Frame 1 (no input): blank canvas, image omitted
Frame 60 (the mouse pressed at the canvas centre just before this capture): blank canvas, image omitted
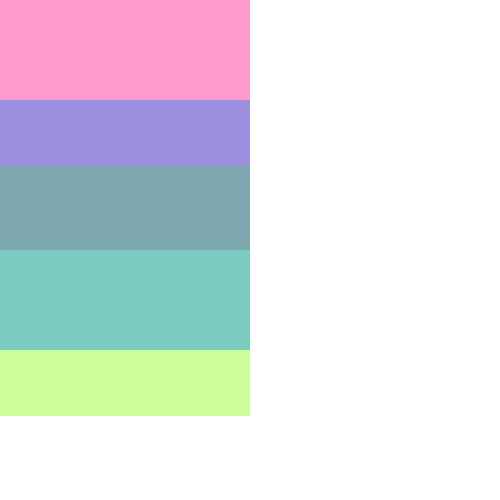
Frame 120 (the mouse held since frame 60 and released just before this capture)

The Processing sketch whose frames 1 and 60 were blank and that drew this single picture after the mouse press (run headless with seeded random() and noise(); from frame 60 on, the mouse is pressed at the canvas centre):

// Processing sketch: processing_99766
// ── processing_99766.pde

void setup(){
size(500,500);
background(255);
noStroke();
smooth();
}
 
void draw(){
background(255);
fill(255,0,mouseX/2,100);
  rect(0,0,mouseX,mouseY);
  fill(mouseX/2,255,0,100);
  rect(0,height/3,mouseX,mouseY);
  fill(0,mouseX/2,255,100);
  rect(0,height/5,mouseX,mouseY);
}
